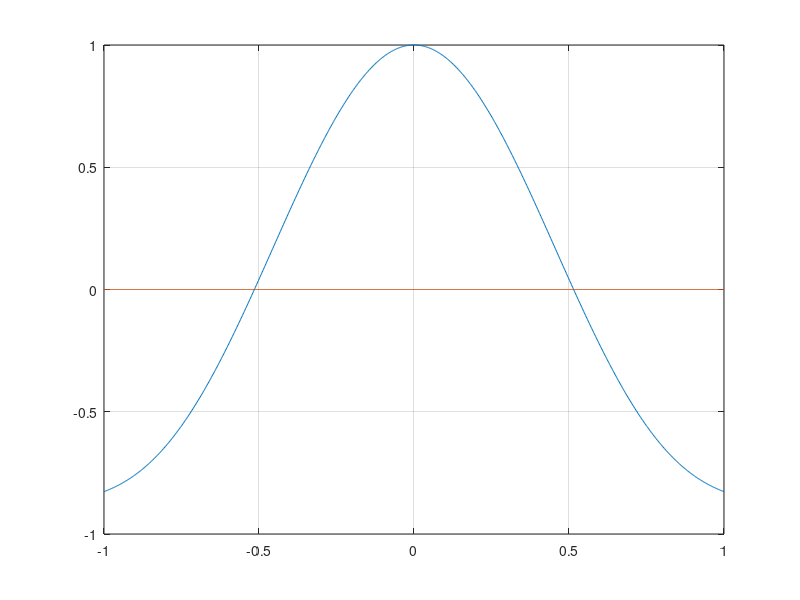

Write the MATLAB code that produced this figure. (Note: this script raises an error after producing the figure.)
%% 4 Punto fisso

clear
close all
clc

f = @(x) cos(2*x).^2 - x.^2;
x = linspace(-1, 1, 1000);

plot(x, f(x), x, zeros(size(x)))
grid on

% Punto 2

% |phi'(alpha)| < 1
% | 1 + A*f'(alpha)| < 1
% -2 < A*f'(alpha) < 0
% 0 < A < -2/f'(alpha)

% syms x
% vpasolve(f(x)==0, x, 0.5)

% Punto 3

phi = @(x) x + 0.1 * f(x);
figure
[succ1, it1] = ptofis(0.1, phi, 1000, 1e-10, -1, 1);

% stima a posteriori

alpha = succ1(end);

df = @(x) -4*cos(2*x).*sin(2*x) - 2*x;
Asup = -2 / df(alpha);

% 0 < A < 0.7154

phi = @(x) x + 0.6 * f(x);
figure
[succ2, it2] = ptofis(0.1, phi, 1000, 1e-10, -1, 1);

phi = @(x) x + 0.75 * f(x);
figure
[succ3, it3] = ptofis(0.1, phi, 1000, 1e-10, -1, 1);

phi = @(x) x + 0.6 * f(x);
figure
[succ4, it4] = ptofis(2, phi, 1000, 1e-10, -1, 1);

% Punto 4

[p1, c1] = stimap(succ1);
[p2, c2] = stimap(succ2);

% metodo del secondo ordine:
% 1 + A*f'(alpha) = 0
% Aopt = -1/f'(alpha)

Aopt = -1 / df(alpha)

phi = @(x) x + Aopt * f(x); % per convergenza quadratica come newton
[succOpt, itOpt] = ptofis(0.1, phi, 1000, 1e-10, -1, 1);
stimap(succOpt)

% Punto 6

phiN = @(x) x - f(x)./df(x);
[succN, itN] = ptofis(0.1, phiN, 1000, 1e-10, -1, 1);
stimap(succN)

vettX0 = 0.01:0.01:1;
vettSol = [];

for x0=vettX0
    [succN, itN] = ptofis(x0, phiN, 1000, 1e-10, -1, 1);
    vettSol = [vettSol, succN(end)];
end

figure
plot(vettX0, vettSol)

% x0 in [0.12, 0.88]

%% 5

clear
close all
clc

F = @(x1, x2) [6*x1 - 2*exp(-2*x1.*x2).*x2 - 1/4;
    2*x2 - 2*exp(-2*x1.*x2).*x1 - 1/6];

JF = @(x1, x2) [6+4*exp(-2*x1.*x2).*x2.^2, (4*x1.*x2-2).*exp(-2*x1.*x2);
    (4*x1.*x2-2).*exp(-2*x1.*x2), 2+4*exp(-2*x1.*x2).*x1.^2];

alpha = [0.099299729019640, 0.179161952163217]';

x0 = [-0.14 0.14]';
x = x0;
kmax = 5;
xvec = [];

for k=1:kmax
    Fvec = F(x(1), x(2));
    Jmat = JF(x(1), x(2));
    x = x - Jmat \ Fvec;
    xvec = [xvec x];
end

xvec(:, end)

det(JF(alpha(1), alpha(2)))

% Punto 2

errv = [];

for k=1:kmax-1
    errv = [errv, norm(xvec(:, k) - alpha)];
end

convOrd1 = errv(2:end) ./ errv(1:end-1)

convOrd2 = errv(2:end) ./ errv(1:end-1).^2

% Se il metodo è di ordine p, allora:
% lim ||x^(k+1) - alpha|| / ||x^k - alpha||^p = mu (fattore di
% abbattimento)